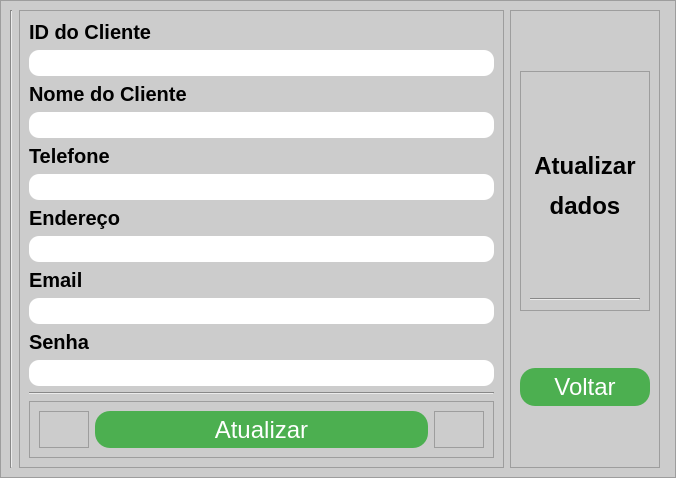
<?xml version="1.0" encoding="UTF-8"?>
<ui version="4.0">
 <class>InsertWindow</class>
 <widget class="QMainWindow" name="InsertWindow">
  <property name="geometry">
   <rect>
    <x>0</x>
    <y>0</y>
    <width>676</width>
    <height>478</height>
   </rect>
  </property>
  <property name="minimumSize">
   <size>
    <width>676</width>
    <height>478</height>
   </size>
  </property>
  <property name="maximumSize">
   <size>
    <width>676</width>
    <height>478</height>
   </size>
  </property>
  <property name="windowTitle">
   <string>Atualizar dados</string>
  </property>
  <widget class="QWidget" name="centralwidget">
   <property name="minimumSize">
    <size>
     <width>0</width>
     <height>0</height>
    </size>
   </property>
   <layout class="QVBoxLayout" name="verticalLayout">
    <property name="spacing">
     <number>0</number>
    </property>
    <property name="leftMargin">
     <number>0</number>
    </property>
    <property name="topMargin">
     <number>0</number>
    </property>
    <property name="rightMargin">
     <number>0</number>
    </property>
    <property name="bottomMargin">
     <number>0</number>
    </property>
    <item>
     <widget class="QFrame" name="frame">
      <property name="minimumSize">
       <size>
        <width>0</width>
        <height>0</height>
       </size>
      </property>
      <property name="maximumSize">
       <size>
        <width>6526262</width>
        <height>16777215</height>
       </size>
      </property>
      <property name="styleSheet">
       <string notr="true">background-color: rgb(204, 204, 204);</string>
      </property>
      <property name="frameShape">
       <enum>QFrame::StyledPanel</enum>
      </property>
      <property name="frameShadow">
       <enum>QFrame::Raised</enum>
      </property>
      <layout class="QHBoxLayout" name="horizontalLayout">
       <item>
        <widget class="Line" name="line_2">
         <property name="orientation">
          <enum>Qt::Vertical</enum>
         </property>
        </widget>
       </item>
       <item>
        <widget class="QFrame" name="frame_4">
         <property name="frameShape">
          <enum>QFrame::StyledPanel</enum>
         </property>
         <property name="frameShadow">
          <enum>QFrame::Raised</enum>
         </property>
         <layout class="QVBoxLayout" name="verticalLayout_2">
          <item>
           <widget class="QLabel" name="tit_idcliente">
            <property name="maximumSize">
             <size>
              <width>16777215</width>
              <height>25</height>
             </size>
            </property>
            <property name="styleSheet">
             <string notr="true">background-color: rgb(204, 204, 204);
font-size:20px;
font-weight: bold;
</string>
            </property>
            <property name="text">
             <string>ID do Cliente</string>
            </property>
           </widget>
          </item>
          <item>
           <widget class="QLineEdit" name="input_idcliente">
            <property name="maximumSize">
             <size>
              <width>656566</width>
              <height>16777215</height>
             </size>
            </property>
            <property name="styleSheet">
             <string notr="true">
QLineEdit{
font-size: 20px;
text-align: center;
border-radius: 10px;
background-color: rgb(255, 255, 255);
}</string>
            </property>
           </widget>
          </item>
          <item>
           <widget class="QLabel" name="tit_nomecliente">
            <property name="maximumSize">
             <size>
              <width>16777215</width>
              <height>25</height>
             </size>
            </property>
            <property name="styleSheet">
             <string notr="true">background-color: rgb(204, 204, 204);
font-size:20px;
font-weight: bold;
</string>
            </property>
            <property name="text">
             <string>Nome do Cliente</string>
            </property>
           </widget>
          </item>
          <item>
           <widget class="QLineEdit" name="input_nomecliente">
            <property name="styleSheet">
             <string notr="true">
QLineEdit{
font-size: 20px;
text-align: center;
border-radius: 10px;
background-color: rgb(255, 255, 255);
}</string>
            </property>
           </widget>
          </item>
          <item>
           <widget class="QLabel" name="tit_telefone">
            <property name="maximumSize">
             <size>
              <width>16777215</width>
              <height>30</height>
             </size>
            </property>
            <property name="styleSheet">
             <string notr="true">background-color: rgb(204, 204, 204);
font-size:20px;
font-weight: bold;
</string>
            </property>
            <property name="text">
             <string>Telefone</string>
            </property>
           </widget>
          </item>
          <item>
           <widget class="QLineEdit" name="input_telefone">
            <property name="styleSheet">
             <string notr="true">
QLineEdit{
font-size: 20px;
text-align: center;
border-radius: 10px;
background-color: rgb(255, 255, 255);
}</string>
            </property>
           </widget>
          </item>
          <item>
           <widget class="QLabel" name="tit_endereco">
            <property name="maximumSize">
             <size>
              <width>16777215</width>
              <height>25</height>
             </size>
            </property>
            <property name="styleSheet">
             <string notr="true">background-color: rgb(204, 204, 204);
font-size:20px;
font-weight: bold;
</string>
            </property>
            <property name="text">
             <string>Endereço</string>
            </property>
           </widget>
          </item>
          <item>
           <widget class="QLineEdit" name="input_endereco">
            <property name="styleSheet">
             <string notr="true">
QLineEdit{
font-size: 20px;
text-align: center;
border-radius: 10px;
background-color: rgb(255, 255, 255);
}</string>
            </property>
           </widget>
          </item>
          <item>
           <widget class="QLabel" name="tit_email">
            <property name="styleSheet">
             <string notr="true">background-color: rgb(204, 204, 204);
font-size:20px;
font-weight: bold;
</string>
            </property>
            <property name="text">
             <string>Email</string>
            </property>
           </widget>
          </item>
          <item>
           <widget class="QLineEdit" name="input_email">
            <property name="styleSheet">
             <string notr="true">
QLineEdit{
font-size: 20px;
text-align: center;
border-radius: 10px;
background-color: rgb(255, 255, 255);
}</string>
            </property>
           </widget>
          </item>
          <item>
           <widget class="QLabel" name="tit_senha">
            <property name="styleSheet">
             <string notr="true">background-color: rgb(204, 204, 204);
font-size:20px;
font-weight: bold;
</string>
            </property>
            <property name="text">
             <string>Senha</string>
            </property>
           </widget>
          </item>
          <item>
           <widget class="QLineEdit" name="input_senha">
            <property name="styleSheet">
             <string notr="true">
QLineEdit{
font-size: 20px;
text-align: center;
border-radius: 10px;
background-color: rgb(255, 255, 255);
}</string>
            </property>
           </widget>
          </item>
          <item>
           <widget class="Line" name="line">
            <property name="orientation">
             <enum>Qt::Horizontal</enum>
            </property>
           </widget>
          </item>
          <item>
           <widget class="QFrame" name="frame_5">
            <property name="maximumSize">
             <size>
              <width>16777215</width>
              <height>70</height>
             </size>
            </property>
            <property name="frameShape">
             <enum>QFrame::StyledPanel</enum>
            </property>
            <property name="frameShadow">
             <enum>QFrame::Raised</enum>
            </property>
            <layout class="QHBoxLayout" name="horizontalLayout_2">
             <item>
              <widget class="QFrame" name="frame_6">
               <property name="maximumSize">
                <size>
                 <width>50</width>
                 <height>16777215</height>
                </size>
               </property>
               <property name="frameShape">
                <enum>QFrame::StyledPanel</enum>
               </property>
               <property name="frameShadow">
                <enum>QFrame::Raised</enum>
               </property>
              </widget>
             </item>
             <item>
              <widget class="QPushButton" name="botao_atualizar">
               <property name="styleSheet">
                <string notr="true">QPushButton{
padding: 5px 25px;
font-size: 24px;
text-align: center;
color: #fff;
background-color: #4CAF50;
border-radius: 15px;
}


QPushButton:hover{
background-color: green;
}



QPushButton:pressed{
  background-color: #3e8e41;
}</string>
               </property>
               <property name="text">
                <string>Atualizar</string>
               </property>
               <property name="icon">
                <iconset>
                 <normaloff>Icons/updateicon-removebg-preview-removebg-preview.png</normaloff>Icons/updateicon-removebg-preview-removebg-preview.png</iconset>
               </property>
               <property name="iconSize">
                <size>
                 <width>40</width>
                 <height>25</height>
                </size>
               </property>
              </widget>
             </item>
             <item>
              <widget class="QFrame" name="frame_7">
               <property name="maximumSize">
                <size>
                 <width>50</width>
                 <height>16777215</height>
                </size>
               </property>
               <property name="frameShape">
                <enum>QFrame::StyledPanel</enum>
               </property>
               <property name="frameShadow">
                <enum>QFrame::Raised</enum>
               </property>
              </widget>
             </item>
            </layout>
           </widget>
          </item>
         </layout>
        </widget>
       </item>
       <item>
        <widget class="QFrame" name="frame_2">
         <property name="minimumSize">
          <size>
           <width>150</width>
           <height>0</height>
          </size>
         </property>
         <property name="maximumSize">
          <size>
           <width>150</width>
           <height>16777215</height>
          </size>
         </property>
         <property name="frameShape">
          <enum>QFrame::StyledPanel</enum>
         </property>
         <property name="frameShadow">
          <enum>QFrame::Raised</enum>
         </property>
         <layout class="QVBoxLayout" name="verticalLayout_3">
          <item>
           <widget class="QFrame" name="frame_8">
            <property name="maximumSize">
             <size>
              <width>16777215</width>
              <height>240</height>
             </size>
            </property>
            <property name="frameShape">
             <enum>QFrame::StyledPanel</enum>
            </property>
            <property name="frameShadow">
             <enum>QFrame::Raised</enum>
            </property>
            <layout class="QVBoxLayout" name="verticalLayout_4">
             <item>
              <widget class="QLabel" name="label_4">
               <property name="text">
                <string>&lt;html&gt;&lt;head/&gt;&lt;body&gt;&lt;p align=&quot;center&quot;&gt;&lt;span style=&quot; font-size:18pt; font-weight:600;&quot;&gt;Atualizar&lt;/span&gt;&lt;/p&gt;&lt;p align=&quot;center&quot;&gt;&lt;span style=&quot; font-size:18pt; font-weight:600;&quot;&gt;dados&lt;/span&gt;&lt;/p&gt;&lt;/body&gt;&lt;/html&gt;</string>
               </property>
              </widget>
             </item>
             <item>
              <widget class="Line" name="line_3">
               <property name="orientation">
                <enum>Qt::Horizontal</enum>
               </property>
              </widget>
             </item>
            </layout>
           </widget>
          </item>
          <item>
           <widget class="QPushButton" name="botao_voltar">
            <property name="styleSheet">
             <string notr="true">QPushButton{
padding: 5px 25px;
font-size: 24px;
text-align: center;
color: #fff;
background-color: #4CAF50;
border-radius: 15px;
}


QPushButton:hover{
background-color: green;
}



QPushButton:pressed{
  background-color: #3e8e41;
}</string>
            </property>
            <property name="text">
             <string>Voltar</string>
            </property>
            <property name="icon">
             <iconset>
              <normaloff>Icons/Setapratras-removebg-preview.png</normaloff>Icons/Setapratras-removebg-preview.png</iconset>
            </property>
            <property name="iconSize">
             <size>
              <width>25</width>
              <height>15</height>
             </size>
            </property>
           </widget>
          </item>
         </layout>
        </widget>
       </item>
       <item>
        <widget class="QFrame" name="frame_3">
         <property name="minimumSize">
          <size>
           <width>0</width>
           <height>0</height>
          </size>
         </property>
         <property name="maximumSize">
          <size>
           <width>150</width>
           <height>16777215</height>
          </size>
         </property>
         <property name="frameShape">
          <enum>QFrame::StyledPanel</enum>
         </property>
         <property name="frameShadow">
          <enum>QFrame::Raised</enum>
         </property>
        </widget>
       </item>
      </layout>
     </widget>
    </item>
   </layout>
  </widget>
 </widget>
 <resources/>
 <connections/>
</ui>
